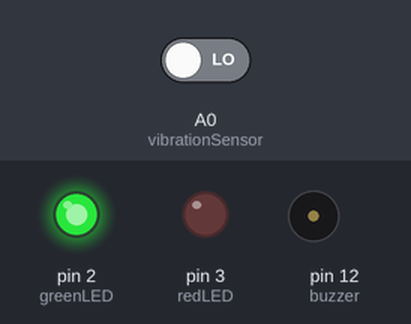
This sketch was run on a simulated Arduino Uno, built with avr-gcc and run on an emulated ATmega328P. Shown: output pins drawn as LEDs (lit = HIGH), buzzer (waves = sounding, pin HIGH). The test bench sets the inputs (shaded band); at power-on: A0 (vibrationSensor) LOW.

Above: at 1.2 s.
1.3 s: A0 (vibrationSensor) driven HIGH
At 2.4 s:
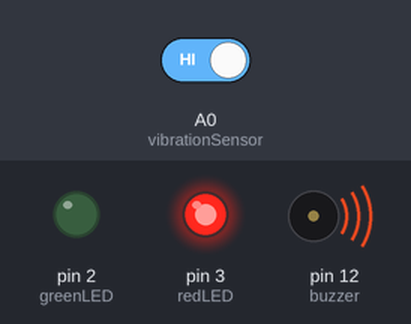
At 4.7 s:
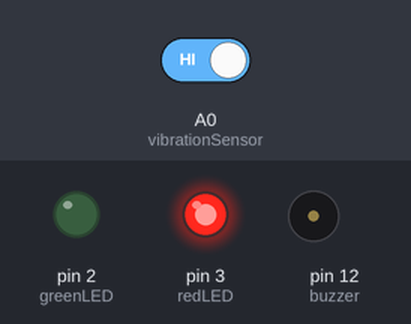
Timing chart, 0 to 10.8 s (numbered marks = the images above; inputs shaded):
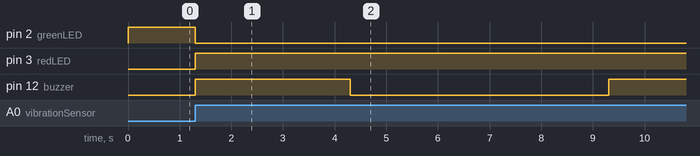

Measured:
- after the input at 1.3 s, pin 2 (greenLED): HIGH → LOW at once; pin 3 (redLED): LOW → HIGH at once; pin 12 (buzzer): LOW → HIGH at once, → LOW 3.0 s later, → HIGH 5.0 s later

The sketch:

Do_Not_Move_Me.ino
```cpp
const int greenLED = 2;
const int redLED = 3;
const int buzzer = 12;
const int vibrationSensor = A0;

void setup() {
  pinMode(greenLED, OUTPUT);
  pinMode(redLED, OUTPUT);
  pinMode(buzzer, OUTPUT);
  pinMode(vibrationSensor, INPUT);

  startGame();
}

void loop() {
  int sensorValue = digitalRead(vibrationSensor);

  if (sensorValue == HIGH) { // Vibration detected
    digitalWrite(greenLED, LOW);
    digitalWrite(redLED, HIGH);
    digitalWrite(buzzer, HIGH);
    //wait for 3 seconds
    delay(3000);
    //turn off the buzzer
    //we turn off the buzzer and wait for 5 seconds before restarting the game.
    //We wait because the buzzer itself create vibration which is detected by the vibration sensor.
    digitalWrite(buzzer, LOW);
    //wait for five seconds before restarting the game
    delay(5000);
    startGame(); // Restart the game
  }
}

void startGame() {
  digitalWrite(greenLED, HIGH); // Turn on green LED to indicate game start
  digitalWrite(redLED, LOW);
}
```
